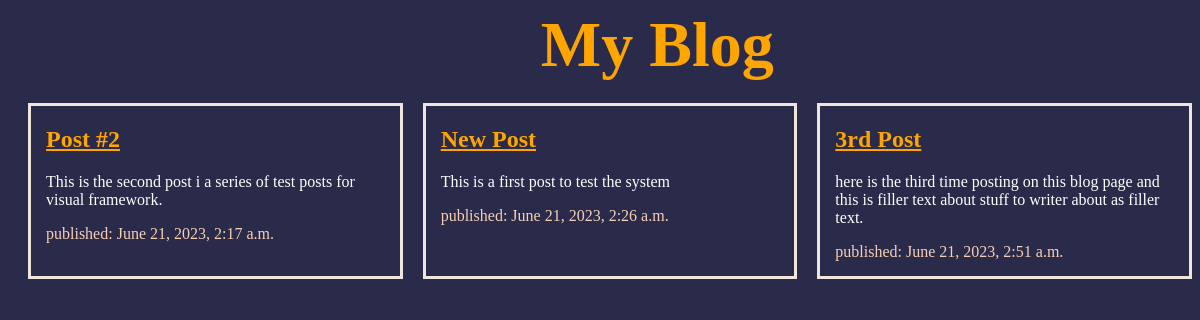
The page / on the database its author committed.
### blog/models.py (models this page shows, shortened)
class Post(models.Model):
    author = models.ForeignKey(settings.AUTH_USER_MODEL, on_delete=models.CASCADE)
    title = models.CharField(max_length=200)
    text = models.TextField()
    created_date = models.DateTimeField(default=timezone.now)
    published_date = models.DateTimeField(blank=True, null=True)

### blog/views.py (the view)
# urls.py: path('', views.post_list, name='post_list'),
def post_list(request):
    posts = Post.objects.filter(published_date__lte=timezone.now()).order_by('published_date')
    return render(request, 'post_list.html', {'posts': posts})

### blog/templates/post_list.html
{% extends 'base.html' %}
{% block content %}
    {% for post in posts %}
        <article class="'post">
            <h2><a href="{% url 'post_detail' pk=post.pk %}">{{ post.title}}</a></h2>
            <p>{{ post.text|linebreaksbr }}</p>
            <time class="'date">published: {{ post.published_date }}</time>
        </article>
    {% endfor %}
{% endblock %}

### blog/templates/base.html
{% load static %}
<head>
<link rel="stylesheet" href="{% static 'css/blog.css' %}">
</head>
<body>
    <header class="page-header">
            <div class="container">
                <h1><a href="/" class="title">My Blog</a></h1>
            </div>
    </header>
    <main class="container">
        <div class="'row">
            <div class="col">
                {% block content %}
                {% endblock %}
            </div>
        </div>
    </main>
</body>
</html>

### blog/static/css/blog.css (style rules this page uses)
body { background-color:rgb(42, 42, 74); }
.title { margin-left: 45%; text-decoration: none; font-size: 64px ; }
h1 a, h2 a, h2 { color: orange; }
p { color: white; }
time { color: rgb(248, 207, 180); }
article { border: 3px solid rgb(241, 230, 220); margin-bottom: 15px; margin-left: 20px; width: 30%; padding-left: 15px; padding-bottom: 15px; padding-right: 15px; }
.col { display: flex; flex-direction: row; }

### rows shown on the page
Post: title "Post #2", text "This is the second post i a series of test posts for visual framework.", published_date "June 21, 2023, 2:17 a.m."
Post: title "New Post", text "This is a first post to test the system", published_date "June 21, 2023, 2:26 a.m."
Post: title "3rd Post", text "here is the third time posting on this blog page and this is filler text about stuff to writer about as filler text.", published_date "June 21, 2023, 2:51 a.m."
